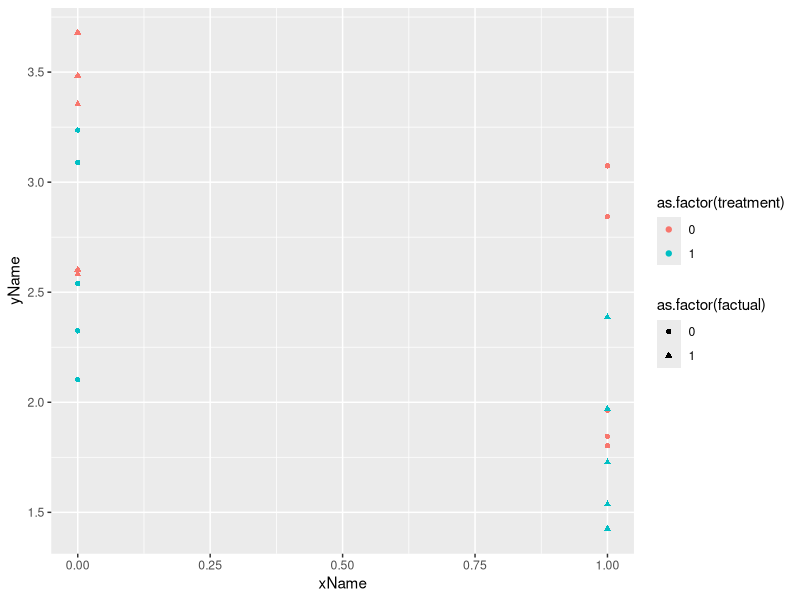

Reproduce this figure in R.
# data for scatter plot
# this is just placeholder data for testing
# TODO: replace data with proper sim

library(dplyr)

n <- 10
y0 <- rnorm(n, 3, 0.5)
y1 <- rnorm(n, 2, 0.5)

z <- rep(0:1, n)
# factual <- sort(rep(0:1, n))
pair_id <- rep(seq_len(n), 2)

.data <- data.frame(
    xName = sort(rep(0:1, n)), #jitter(sort(rep(0:1, n))),
    yName = c(y0, y1),
    y = c(rep("y0", n), rep("y1", n)),
    treatment = z,
    factual = as.integer(z == sort(rep(0:1, n))),
    pair_id = pair_id
)
ggplot2::ggplot(
  .data, 
  ggplot2::aes(x = xName, y = yName, color = as.factor(treatment), 
               shape = as.factor(factual), group = factual)) + 
  ggplot2::geom_point()

# readr::write_csv(.data, '../_site/d3/pairing/data/point-data.csv')
# readr::write_csv(.data, 'd3/scrollytell/data/point-data.csv')



.dataLines <- .data %>%
  select(xName, yName, y, pair_id, treatment) %>% 
  tidyr::pivot_wider(names_from = y, values_from = c(xName, yName))

# readr::write_csv(.dataLines, '../_site/d3/pairing/data/line-data.csv')
# readr::write_csv(.dataLines, 'd3/scrollytell/data/line-data.csv')
